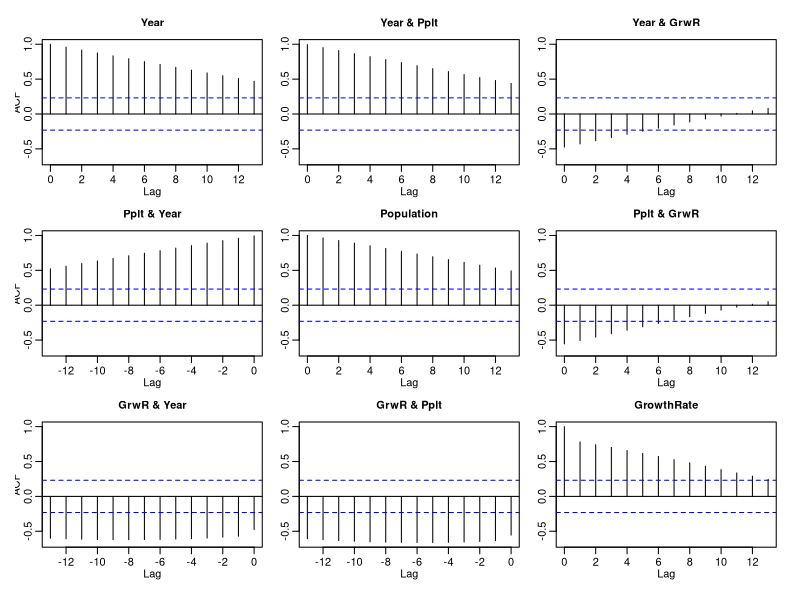

Source code (R): (Note: this script raises an error after producing the figure.)
getwd()
setwd("C:/Users/gayat/OneDrive/Desktop/PRO/practice")
data<-read.csv("practice.csv")
data

acf(data) 
pacf(data)

install.packages("tseries")
library(tseries)
adf.test(data[,2])

df<-ts(data[,2],frequency=1,start=1950,end=2021)
dftrain<-ts(df,frequency=1,start=1950,end=2016)
dftest<-data[68:72,2]

install.packages("forecast")
library("forecast")
auto.arima(dftrain) 
model <- Arima(dftrain,order=c(5,2,2))
predicted=forecast(model,h=5)
predicted
plot(predicted,col="blue")
lines(df,col="red")
accuracy(model)
plot(model$x,col="red")
lines(fitted(model),col="blue")
